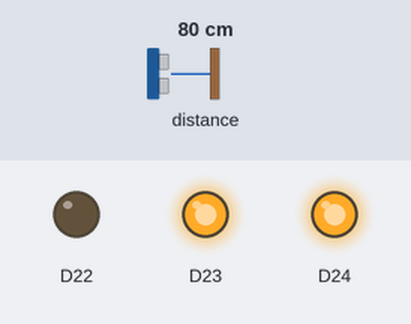
The sketch below on a simulated Arduino Nano 33 BLE. On the bench: output pins drawn as LEDs (lit = HIGH). The test bench sets the inputs (shaded band); at power-on: distance to the obstacle 80 cm. What the sketch prints to the serial monitor is not drawn.

Above: at 1.2 s.
1.3 s: distance to the obstacle set to 16 cm
2.8 s: distance to the obstacle set to 13 cm
At 4.0 s:
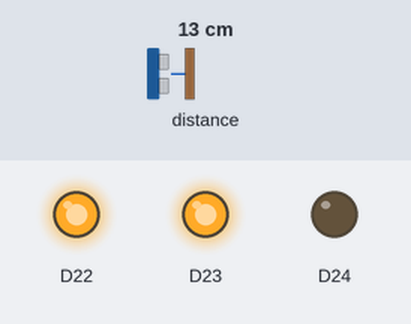
4.3 s: distance to the obstacle set to 8 cm
5.8 s: distance to the obstacle set to 5 cm
At 6.5 s:
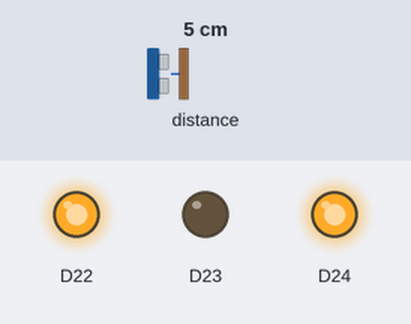
7.3 s: distance to the obstacle set to 9 cm
At 7.7 s:
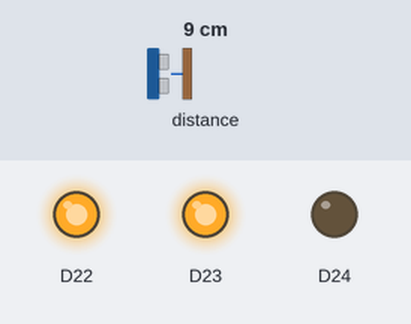
8.8 s: distance to the obstacle set to 2 cm
At 10.0 s:
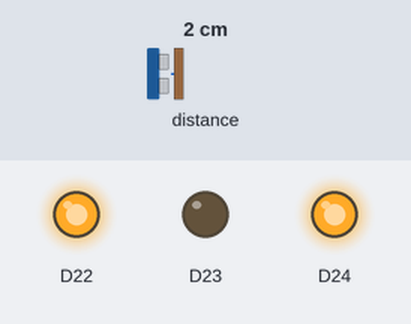
Timing chart, 0 to 11.3 s (numbered marks = the images above; inputs shaded):
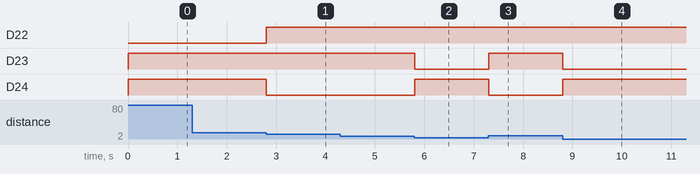

The sketch:

RGB_Proximity.ino
```cpp
#include <Arduino_APDS9960.h>

// RGB LED pins (active LOW)
#define RED   LEDR
#define GREEN LEDG
#define BLUE  LEDB

void setup() {
  Serial.begin(9600);

  pinMode(RED, OUTPUT);
  pinMode(GREEN, OUTPUT);
  pinMode(BLUE, OUTPUT);

  // Turn all colors off
  digitalWrite(RED, HIGH);
  digitalWrite(GREEN, HIGH);
  digitalWrite(BLUE, HIGH);

  if (!APDS.begin()) {
    Serial.println("Error initializing APDS9960!");
    while (1);
  }

  Serial.println("Proximity Sensor Ready");
}

void loop() {

  if (APDS.proximityAvailable()) {

    int proximity = APDS.readProximity();

    Serial.print("Proximity: ");
    Serial.println(proximity);

    if (proximity < 80) {
      // Far -> Green
      digitalWrite(RED, HIGH);
      digitalWrite(GREEN, LOW);
      digitalWrite(BLUE, HIGH);
    }
    else if (proximity < 180) {
      // Medium -> Blue
      digitalWrite(RED, HIGH);
      digitalWrite(GREEN, HIGH);
      digitalWrite(BLUE, LOW);
    }
    else {
      // Near -> Red
      digitalWrite(RED, LOW);
      digitalWrite(GREEN, HIGH);
      digitalWrite(BLUE, HIGH);
    }
  }
}
```

Measured:
- the behaviour switches between 15 and 14 cm on distance to the obstacle (found by bisection; images 0 and 1)
- the behaviour switches between 7 and 6 cm on distance to the obstacle (found by bisection; images 1 and 2)
- after the input at 2.8 s, D22: LOW → HIGH at once; D24: HIGH → LOW at once
- after the input at 5.8 s, D23: HIGH → LOW at once; D24: LOW → HIGH at once
- after the input at 7.3 s, D23: LOW → HIGH at once; D24: HIGH → LOW at once
- after the input at 8.8 s, D23: HIGH → LOW at once; D24: LOW → HIGH at once
